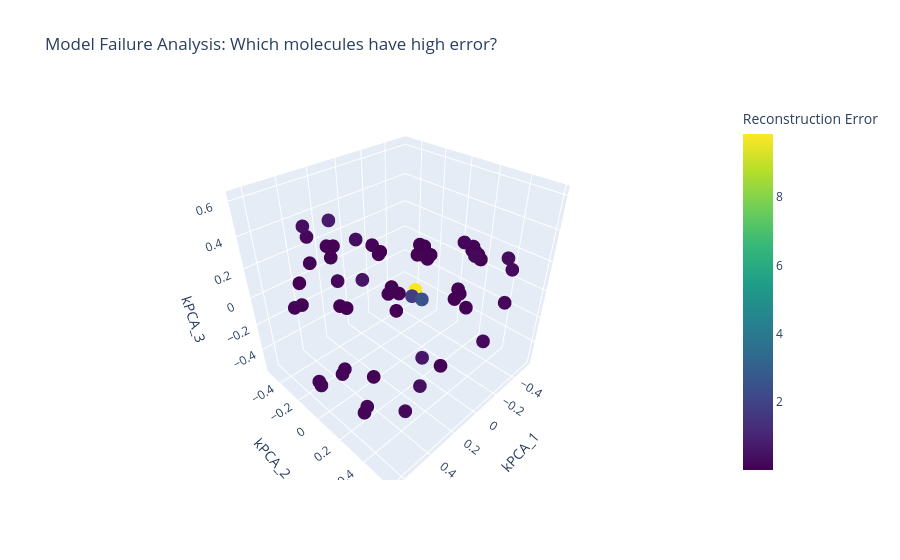

Notebook source saved alongside this figure:
### Markdown cell above
### Reconstruction Error Analysis
We will visualize exactly which molecules have high error

Color our 3D plot by Reconstruction Error:

* Dark Blue points: Perfectly captured structure.

*  Bright Red points: The model couldn't compress these. They likely have unique features (e.g., strange rings, extreme sizes) that your 3 components couldn't handle.

### Code cell
# 1. Calculate Squared Error per molecule
X_train_reconstructed = kpca_3d.inverse_transform(X_train_kpca_3d)
# Sum of squared differences across all original features
reconstruction_errors = np.mean((X_train_scaled - X_train_reconstructed)**2, axis=1)

# 2. Add to your 3D DataFrame
df_3d['Reconstruction Error'] = reconstruction_errors

# 3. Plot Failure Map
fig_error = px.scatter_3d(
    df_3d,
    x=col_names[0],
    y=col_names[1],
    z=col_names[2],
    color='Reconstruction Error',
    color_continuous_scale='Viridis', # Yellow = High Error
    hover_data=['SMILES'],
    title='Model Failure Analysis: Which molecules have high error?'
)
fig_error.show()

### Figure 1 — Plotly figure (JSON) as saved in the notebook; plotly's stock layout.template omitted (floating-point values rounded to 4 significant figures)
{"data": [{"customdata": [["CCCCCCCC"], ["CCCCC"], ["CCCCC(C)CC"], ["CCCC(CC)C(C)C"], ["CC(C)C(C)(C)C(C)C"], ["CC(C)C(C)C(C)C"], ["CCCCCCCCC"], ["CCCC(C)(C)C"], ["CCCC(C)CC(C)C"], ["CCC(C)CCC(C)C"], ["CCC(CC)C(C)C"], ["CC(C)(C)C"], ["CCC(C)C(CC)CC"], ["CCCCC(C)(C)CC"], ["CCC(C)(CC)CC"], ["CCC(C(C)C)C(C)C"], ["CCCC(C)(C)CCC"], ["CC(C)CC(C)C"], ["CCCCC(C)CCC"], ["CCC(C)CC(C)C"], ["CCC(C)C(C)(C)CC"], ["CCCCCCC"], ["CCCCC(CC)CC"], ["CCCC"], ["CCC(C)(C)CC"], ["CCC(C)(C)C(C)C"], ["CCCCCC"], ["CC(C)CC(C)C(C)C"], ["CCC(C)C"], ["CCC(C)C(C)(C)C"], ["CCC(C)CC(C)(C)C"], ["CCCC(CC)CCC"], ["CC(C)CCCC(C)C"], ["CCC(C)(C)CC(C)C"], ["CCCC(C)CC"], ["CCCC(C)(C)CC"], ["CCC(CC)(CC)CC"], ["CC(C)CCC(C)C"], ["CCCC(C)C(C)CC"], ["CCCC(C)C(C)C"], ["CCCCC(C)C(C)C"], ["CCCC(C)C(C)(C)C"], ["CCCC(C)(CC)CC"], ["CCC(C)(C)C"], ["CCCCCC(C)C"], ["CCCC(C)(C)C(C)C"], ["CCC(CC)CC(C)C"], ["CC(C)(C)CC(C)(C)C"], ["CC(C)CC(C)(C)C"], ["CCCC(CC)CC"], ["CC"], ["CCC(C)(CC)C(C)C"], ["CC(C)C(C)(C)C"], ["CCC"], ["CCCCC(C)(C)C"], ["CCC(CC)CC"], ["CCCCCCC(C)C"], ["CCC(C)C(C)C(C)C"], ["CCCCC(C)C"], ["CCC(CC)C(C)(C)C"]], "hovertemplate": "kPCA_1=%{x}<br>kPCA_2=%{y}<br>kPCA_3=%{z}<br>SMILES=%{customdata[0]}<br>Reconstruction Error=%{marker.color}<extra></extra>", "legendgroup": "", "marker": {"color": [0.1683, 0.1988, 0.1795, 0.04388, 0.2003, 0.02397, 0.3944, 0.03346, 0.03809, 0.04638, 0.01305, 1.756, 0.02208, 0.06295, 0.04342, 0.08615, 0.03335, 0.09028, 0.2658, 0.04334, 0.1604, 0.06827, 0.02989, 0.6405, 0.08564, 0.03764, 0.1062, 0.05549, 0.4377, 0.02241, 0.02739, 0.05113, 0.1243, 0.02164, 0.243, 0.04037, 0.7138, 0.06641, 0.2997, 0.04619, 0.04716, 0.03767, 0.02549, 0.09615, 0.03102, 0.05466, 0.02543, 0.4107, 0.01891, 0.02975, 9.847, 0.09406, 0.5142, 2.506, 0.01896, 0.07749, 0.2025, 0.06852, 0.05338, 0.05042], "coloraxis": "coloraxis", "symbol": "circle"}, "mode": "markers", "name": "", "scene": "scene", "showlegend": false, "x": [0.4561, 0.5588, -0.3842, -0.5481, 0.3118, 0.4335, 0.3071, 0.2506, -0.5353, -0.5271, 0.134, 0.3373, -0.4093, -0.5279, 0.4499, 0.1236, 0.09906, 0.6448, -0.4644, -0.3239, -0.4788, 0.5252, -0.399, 0.4596, 0.4211, -0.1593, 0.6296, -0.4011, 0.4297, -0.1372, -0.3903, -0.1633, 0.3621, -0.4073, -0.1566, -0.3911, 0.4752, 0.5946, -0.4796, -0.34, -0.5468, -0.3767, -0.3997, 0.5418, -0.3341, -0.3946, -0.1638, 0.5108, 0.1861, -0.08545, 0.2951, -0.1481, 0.4594, 0.3309, -0.1331, 0.6362, -0.3475, -0.5424, -0.02, 0.1518], "y": [0.002433, 0.5816, 0.4748, 0.119, -0.4616, -0.4178, -0.01915, 0.003895, 0.1679, 0.1812, -0.3747, 0.4032, -0.1937, 0.1147, -0.3812, -0.5118, -0.5101, 0.02259, 0.4442, 0.19, 0.07742, 0.08825, -0.1267, 0.5862, -0.08737, -0.2515, 0.3658, -0.1546, 0.5527, -0.2609, -0.2092, -0.3581, -0.3839, -0.2082, 0.505, 0.1028, 0.002152, -0.2182, 0.3992, 0.1626, 0.1452, -0.2241, -0.2183, 0.2815, 0.2401, -0.2209, -0.3758, -0.1666, -0.374, -0.1074, 0.3847, -0.419, 0.201, 0.4585, -0.1808, -0.008486, 0.2556, 0.0977, 0.3168, -0.5045], "z": [0.2732, -0.1323, -0.05708, 0.07676, 0.2887, -0.114, 0.443, -0.5538, 0.04662, 0.05246, -0.2768, 0.3248, 0.04346, 0.118, 0.07179, 0.0481, 0.1216, -0.3181, 0.1232, -0.1055, 0.1526, -0.2325, 0.009841, 0.1445, -0.4716, -0.1915, -0.2657, -0.03345, -0.08387, -0.2413, -0.01755, 0.03509, 0.1673, 0.03498, -0.197, -0.2272, 0.616, 0.06031, 0.1753, -0.09322, 0.06418, -0.02083, 0.03851, -0.3632, -0.1934, 0.05068, 0.008869, 0.5371, -0.2315, -0.1342, 0.3302, 0.06612, 0.377, 0.332, -0.3392, -0.3185, 0.1857, 0.07723, -0.4275, 0.1455], "type": "scatter3d"}], "layout": {"scene": {"domain": {"x": [0.0, 1.0], "y": [0.0, 1.0]}, "xaxis": {"title": {"text": "kPCA_1"}}, "yaxis": {"title": {"text": "kPCA_2"}}, "zaxis": {"title": {"text": "kPCA_3"}}}, "coloraxis": {"colorbar": {"title": {"text": "Reconstruction Error"}}, "colorscale": [[0.0, "#440154"], [0.1111, "#482878"], [0.2222, "#3e4989"], [0.3333, "#31688e"], [0.4444, "#26828e"], [0.5556, "#1f9e89"], [0.6667, "#35b779"], [0.7778, "#6ece58"], [0.8889, "#b5de2b"], [1.0, "#fde725"]]}, "legend": {"tracegroupgap": 0}, "title": {"text": "Model Failure Analysis: Which molecules have high error?"}}}
